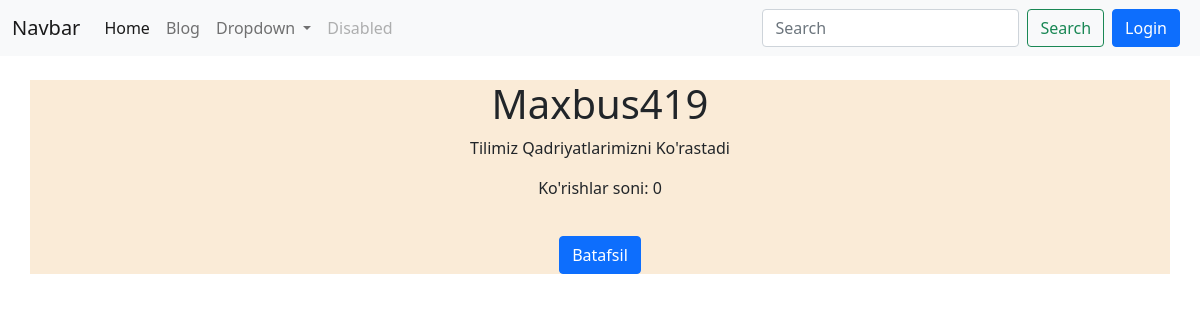
The page / on the database its author committed.
### blog/models.py (models this page shows, shortened)
class Blog(models.Model):
    title = models.CharField(max_length=100)
    description = models.TextField()
    author = models.ForeignKey(CustomUser, on_delete=models.CASCADE)
    image = models.ImageField(upload_to='images/', blank=True, null=True)
    views = models.PositiveIntegerField(default=0)
    created_at = models.DateTimeField(auto_now_add=True)

class CustomUser(AbstractUser):
    phone = models.CharField(max_length=13, blank=True, null=True)
    def __str__(self):
        return self.username

### blog/views.py (the view)
# urls.py: path('', blog_view, name='home'),
def blog_view(request):
    blogs = Blog.objects.all()
    return render(request, 'blog.html', {'blogs': blogs})

### templates/blog.html (shortened to what this page needs)
{% extends 'base.html' %}
{% block content %}
    {% for b in blogs %}
    <div class="container mt-4" style="background-color: antiquewhite; text-align: center;" >
        <h1>{{ b.author }}</h1>
        <p>{{ b.title }}</p>
        <p>Ko'rishlar soni: {{ b.views }}</p>
        <a href="{% url 'blog_detail' b.id %}" class="btn btn-primary" style="margin-top: 20px;">Batafsil</a>
    </div>
    {% endfor %}
{% endblock %}

### rows shown on the page
Blog: author "Maxbus419", title "Tilimiz Qadriyatlarimizni Ko'rastadi", views "0"
